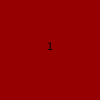
Frame 1 (no input)
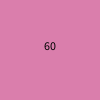
Frame 60 (the mouse pressed at the canvas centre just before this capture)
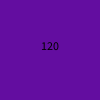
Frame 120 (the mouse held since frame 60 and released just before this capture)

The Processing sketch that drew these frames (run headless with seeded random() and noise(); from frame 60 on, the mouse is pressed at the canvas centre):

// Processing sketch: Timing_1
// ── Timing_1.pde
color c = color(150, 0, 0);
void setup() {
  size(100,100);
}
void draw() {
  background(c);
  if (frameCount%2 == 0) {
    c = color(random(255), random(255), random(255));
  }
  fill(0);
  textAlign(CENTER);
  text(frameCount, width/2, height/2);
}
